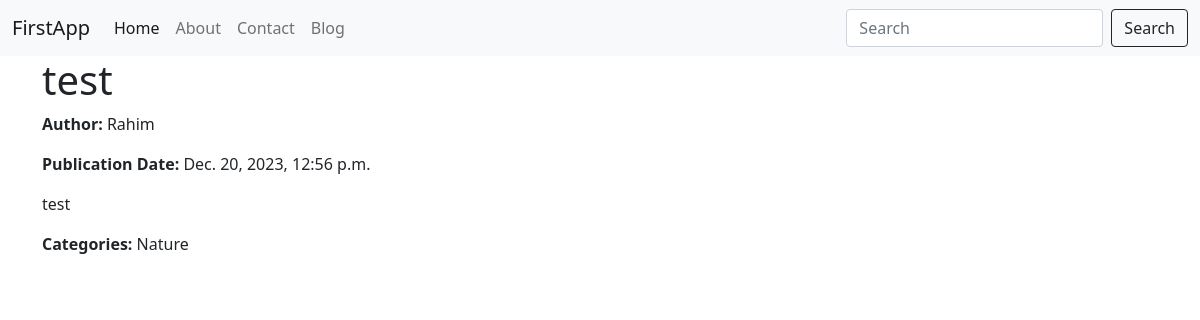
Page /blog/2 on the committed database.
### service/models.py (models this page shows, shortened)
class BlogPost(models.Model):
    title = models.CharField(max_length=200)
    content = HTMLField()
    publication_date = models.DateTimeField(auto_now_add=True)
    author = models.ForeignKey(Author, on_delete=models.CASCADE)
    categories = models.ManyToManyField(Category)

class Author(models.Model):
    user = models.OneToOneField(User, on_delete=models.CASCADE)
    bio = models.TextField()

class Category(models.Model):
    name = models.CharField(max_length=100)
    def __str__(self):
        return self.name

### firstApp/views.py (the view)
# urls.py: path('blog/<int:id>',views.blogDetails),
def blogDetails(request,id):
    blog_post = get_object_or_404(BlogPost, pk=id)
    return render(request,'blogDetails.html',{'blog_post': blog_post})

### templates/blogDetails.html (shortened to what this page needs)
{% extends 'base.html' %}
{% block body %}
<div class="container">
    <h1>{{ blog_post.title }}</h1>
    <p><strong>Author:</strong> {{ blog_post.author.user.username }}</p>
    <p><strong>Publication Date:</strong> {{ blog_post.publication_date }}</p>
    <p>{{ blog_post.content |safe }}</p>
    <p><strong>Categories:</strong> {{ blog_post.categories.all|join:", " }}</p>
</div>
{% endblock body %}

### rows in the picture
BlogPost: title "test", author.user.username "Rahim", publication_date "Dec. 20, 2023, 12:56 p.m.", content "test", categories.all "Nature"
